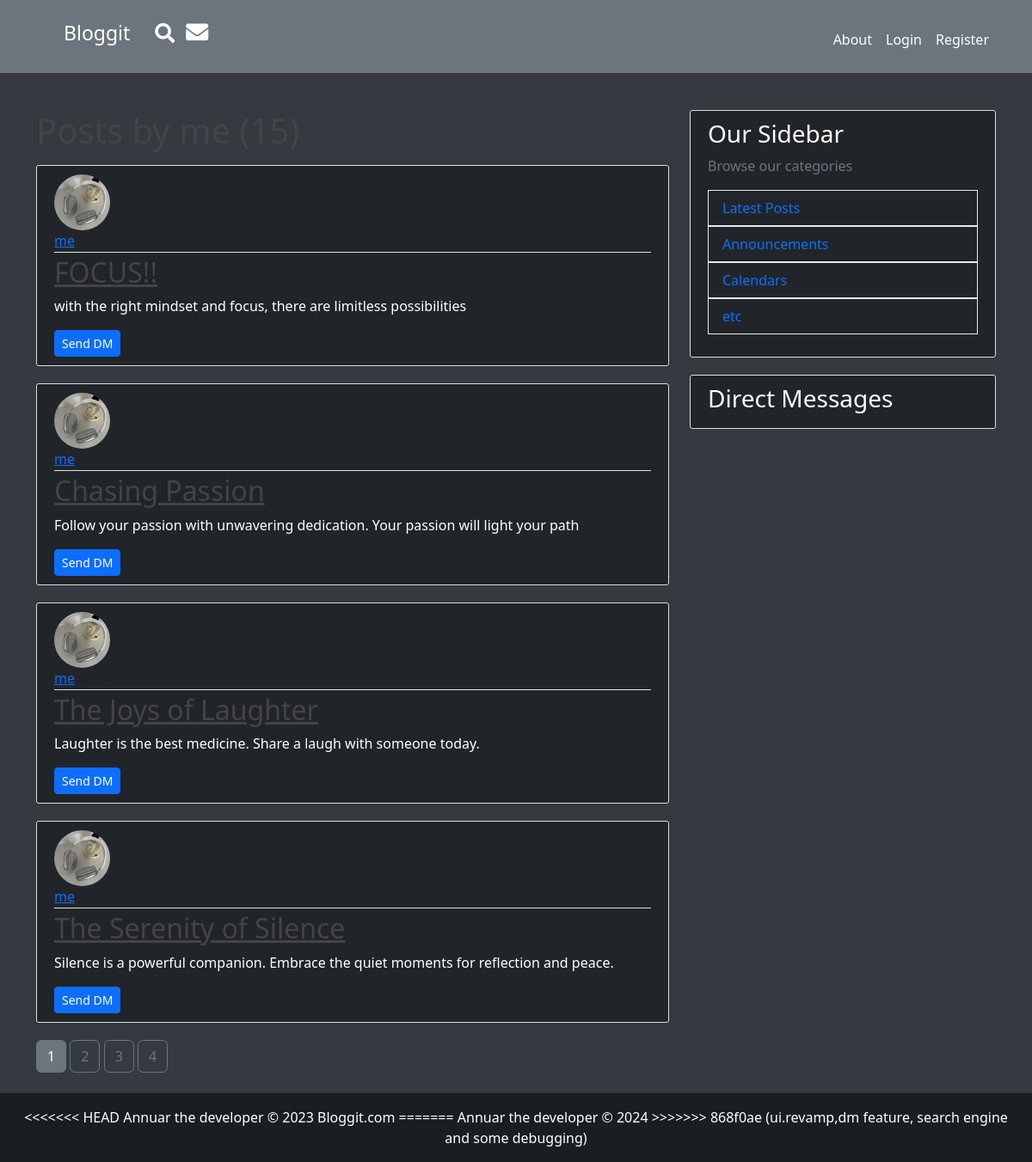
Page /user/me on the committed database.
### flaskblog/models.py (models this page shows, shortened)
class Post(db.Model):
    id = db.Column(db.Integer, primary_key=True)
    title = db.Column(db.String(100), nullable=False)
    date_posted = db.Column(db.DateTime, nullable=False, default=datetime.utcnow)
    content = db.Column(db.Text, nullable=False)
    user_id = db.Column(db.Integer, db.ForeignKey('user.id'), nullable=False)

class User(db.Model, UserMixin):
    id = db.Column(db.Integer, primary_key=True)
    username = db.Column(db.String(20), unique=True, nullable=False)
    email = db.Column(db.String(120), unique=True, nullable=False)
    image_file = db.Column(db.String(20), nullable=False, default='default.jpeg')
    password = db.Column(db.String(60), nullable=False)
    post = db.relationship('Post', backref='author', lazy=True)
    sent_messages = db.relationship('Message', foreign_keys='Message.sender_id', backref='sender', lazy='dynamic')
    received_messages = db.relationship('Message', foreign_keys='Message.recipient_id', backref='recipient', lazy='dynamic')

### flaskblog/routes.py (the view)
@app.route("/user/<string:username>")
def user_posts(username):
    page = request.args.get('page', 1, type=int)
    user = User.query.filter_by(username=username).first_or_404()
    posts = Post.query.filter_by(author=user).order_by(Post.date_posted.desc()).paginate(page=page, per_page=4)
    return render_template("user_posts.html", posts=posts, user=user)

### flaskblog/templates/user_posts.html
{% extends "layout.html" %}
{% block content %}
    <h1 class="mb-3">Posts by {{ user.username }} ({{ posts.total }})</h1>
    {% for post in posts.items %}
        <article class="media content-section bg-dark">
            <img class="rounded-circle article-img" src="{{ url_for('static', filename='profile_pics/' + post.author.image_file) }}">
            <div class="media-body">
                <div class="article-metadata">
                    <a class="mr-2" href="{{ url_for('user_posts', username=post.author.username) }}">{{ post.author.username }}</a>
                    <small class="text-muted">{{ post.date_posted.strftime('%Y-%m-%d') }}</small>
                </div>
                <h2><a class="article-title" href="{{ url_for('post', post_id=post.id)}}">{{ post.title }}</a></h2>
                <p class="article-content">{{ post.content }}</p>
                {% if post.author != current_user %}
                    <a class="btn btn-primary btn-sm" href="{{ url_for('inbox', recipient_id=post.author.id) }}">Send DM</a>
                {% endif %}
            </div>
        </article>
    {% endfor %}
    {% for page_num in posts.iter_pages(left_edge=1, right_edge=1, left_current=1, right_current=2) %}
        {% if page_num %}
            {% if posts.page == page_num %}
                <a class="btn btn-secondary mb-4" href="{{ url_for('user_posts', username=user.username, page=page_num)}}">{{ page_num }}</a>
            {% else %}
                <a class="btn btn-outline-secondary mb-4" href="{{ url_for('user_posts', username=user.username, page=page_num)}}">{{ page_num }}</a>
            {% endif %}
        {% else %}
            ...
        {% endif %}
    {% endfor %}
{% endblock content %}

### flaskblog/static/main.css (style rules this page uses)
body { background: #fafafa; color: #333333; margin-top: 5rem; display: flex; flex-direction: column; min-height: 100vh; }
h1, h2, h3, h4, h5, h6 { color: #444444; }
.content-section { background: #ffffff; padding: 10px 20px; border: 1px solid #dddddd; border-radius: 3px; margin-bottom: 20px; }
.article-title { color: #444444; }
.article-content { white-space: pre-line; }
.article-img { height: 65px; width: 65px; margin-right: 16px; }
.article-metadata { padding-bottom: 1px; margin-bottom: 4px; border-bottom: 1px solid #e3e3e3 }

### flaskblog/templates/layout.html (style rules this page uses)
body { background-color: #343a40; color: #ffffff; }

### rows in the picture
Post: image_file (picture), author.username "me", title "FOCUS!!", content "with the right mindset and focus, there are limitless possibilities"
Post: image_file (picture), author.username "me", title "Chasing Passion", content "Follow your passion with unwavering dedication. Your passion will light your path"
Post: image_file (picture), author.username "me", title "The Joys of Laughter", content "Laughter is the best medicine. Share a laugh with someone today."
Post: image_file (picture), author.username "me", title "The Serenity of Silence", content "Silence is a powerful companion. Embrace the quiet moments for reflection and peace."

### other values in the picture
{{ page_num }} "1"
{{ page_num }} "2" "3" "4"
